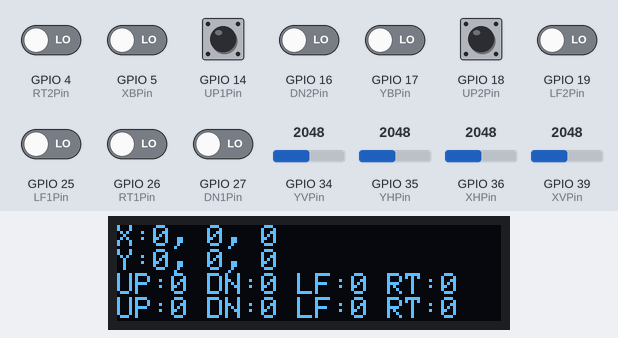
This sketch was run on a simulated ESP32. On the bench: 128×32 one-colour display. The inputs (shaded band) are chosen by the test bench; at power-on: GPIO 4 (RT2Pin), GPIO 5 (XBPin), GPIO 14 (UP1Pin), GPIO 16 (DN2Pin), GPIO 17 (YBPin), GPIO 18 (UP2Pin), GPIO 19 (LF2Pin), GPIO 25 (LF1Pin), GPIO 26 (RT1Pin), GPIO 27 (DN1Pin) LOW, GPIO 34 (YVPin) = 2048, GPIO 35 (YHPin) = 2048, GPIO 36 (XHPin) = 2048, GPIO 39 (XVPin) = 2048. WiFi joins after 1.5 s; servers stay silent unless stated; what the sketch prints to the serial monitor is not drawn.

Above: at 1.2 s.
1.3 s: GPIO 34 (YVPin) set to 2127
At 1.8 s:
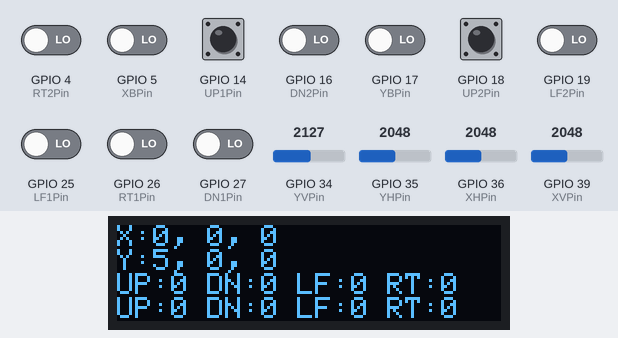
2.8 s: GPIO 35 (YHPin) set to 2866
At 4.0 s:
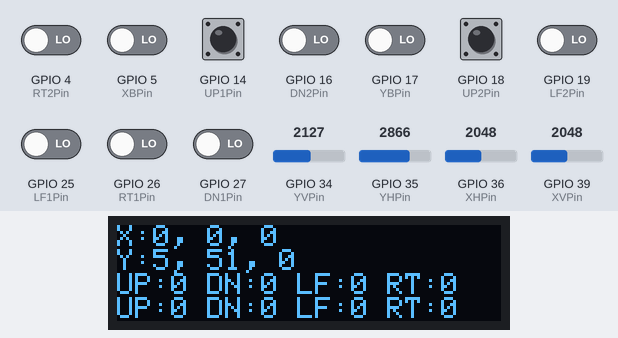
4.3 s: GPIO 36 (XHPin) set to 2866
At 5.2 s:
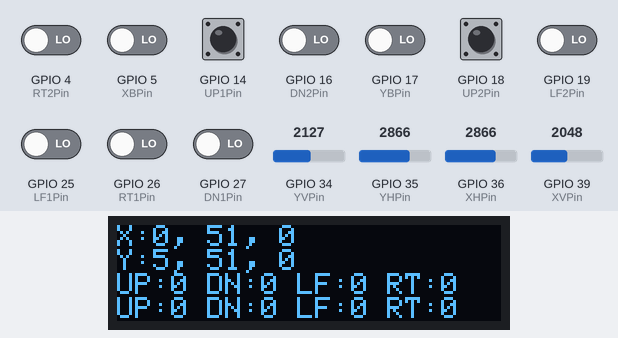
5.8 s: GPIO 39 (XVPin) set to 2866
At 6.3 s:
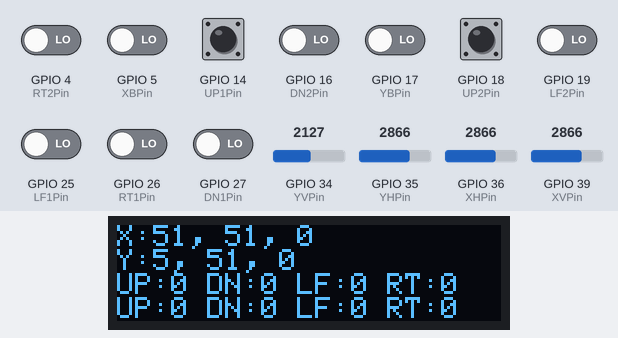
7.3 s: GPIO 4 (RT2Pin) driven HIGH
At 8.5 s:
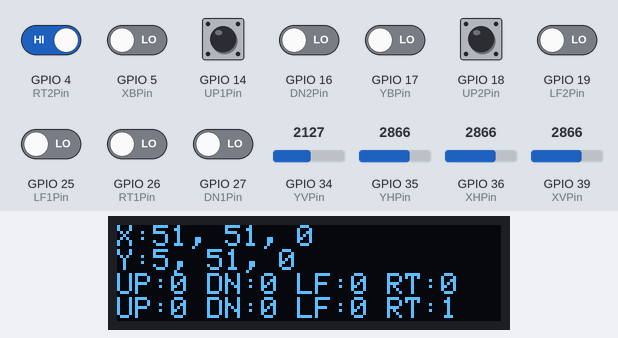
8.8 s: GPIO 5 (XBPin) driven HIGH
At 9.9 s:
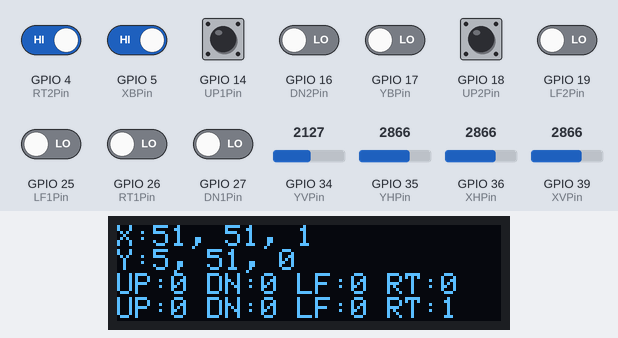
Timing chart, 0 to 11.3 s (numbered marks = the images above; inputs shaded):
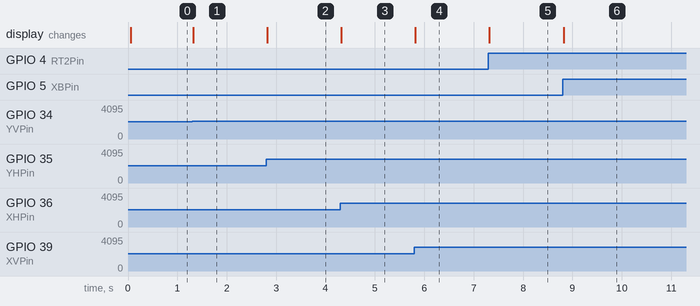

The sketch:

Controller32_OLED_UDP.ino
```cpp
#include <WiFi.h>
#include <WiFiUdp.h>

WiFiUDP Udp;
unsigned int localPort = 9999;

const char *ssid = "CounterStrike";
const char *password = "legoman21";

IPAddress ipServer(192, 168, 4, 1);
IPAddress ipClient(192, 168, 4, 10);
IPAddress Subnet(255, 255, 255, 0);

#include <SPI.h>
#include <Wire.h>
#include <Adafruit_GFX.h>
#include <Adafruit_SSD1306.h>

#define SCREEN_WIDTH 128 // OLED display width, in pixels
#define SCREEN_HEIGHT 32 // OLED display height, in pixels

#define OLED_RESET    -1 // Reset pin # (or -1 if sharing Arduino reset pin)
Adafruit_SSD1306 display(SCREEN_WIDTH, SCREEN_HEIGHT, &Wire, OLED_RESET);

#define YHPin 35
#define YVPin 34
#define YBPin 17

#define XHPin 36
#define XVPin 39
#define XBPin 5

#define UP1Pin 14
#define DN1Pin 27
#define LF1Pin 25
#define RT1Pin 26

#define UP2Pin 18
#define DN2Pin 16
#define LF2Pin 19
#define RT2Pin 4

void setup(){
  WiFi.begin(ssid, password);
  WiFi.mode(WIFI_STA); // ESP-32 as client
  WiFi.config(ipClient, ipServer, Subnet);
  Udp.begin(localPort);

  // SSD1306_SWITCHCAPVCC = generate display voltage from 3.3V internally
  if(!display.begin(SSD1306_SWITCHCAPVCC, 0x3C)) { // Address 0x3C for 128x32
    Serial.println(F("SSD1306 allocation failed"));
    for(;;); // Don't proceed, loop forever
  }
  //display.setRotation(2);
  display.clearDisplay();
  display.setTextSize(1);             // Normal 1:1 pixel scale
  display.setTextColor(SSD1306_WHITE);        // Draw white text
  display.setCursor(0,0);             // Start at top-left corner
  display.print(F("Booting...."));
  display.display();

  pinMode(XHPin, INPUT);
  pinMode(XVPin, INPUT);
  pinMode(XBPin, INPUT);

  pinMode(YHPin, INPUT);
  pinMode(YVPin, INPUT);
  pinMode(YBPin, INPUT);

  pinMode(UP1Pin, INPUT);
  pinMode(DN1Pin, INPUT);
  pinMode(LF1Pin, INPUT);
  pinMode(RT1Pin, INPUT);

  pinMode(UP2Pin, INPUT);
  pinMode(DN2Pin, INPUT);
  pinMode(LF2Pin, INPUT);
  pinMode(RT2Pin, INPUT);

  Serial.begin(115200);
  Serial.println("booting...");
}

void loop(){
  long UP1 = digitalRead(UP1Pin);
  long DN1 = digitalRead(DN1Pin);
  long LF1 = digitalRead(LF1Pin);
  long RT1 = digitalRead(RT1Pin);

  long UP2 = digitalRead(UP2Pin);
  long DN2 = digitalRead(DN2Pin);
  long LF2 = digitalRead(LF2Pin);
  long RT2 = digitalRead(RT2Pin);

  long XB = digitalRead(XBPin);
  long YB = digitalRead(YBPin);

  long YV = map(analogRead(YVPin), 0, 4095, -126, 127);
  long YH = map(analogRead(YHPin), 0, 4095, -126, 127);
  long XV = map(analogRead(XVPin), 0, 4095, -126, 127);
  long XH = map(analogRead(XHPin), 0, 4095, -126, 127);

  //SEND SERIAL DATA
  Serial.print(XV, DEC);
  Serial.print(", ");
  Serial.print(XH, DEC);
  Serial.print(", ");
  Serial.print(XB, DEC);
  Serial.print(", ");

  Serial.print(YV, DEC);
  Serial.print(", ");
  Serial.print(YH, DEC);
  Serial.print(", ");
  Serial.print(YB, DEC);

  Serial.print(", ");
  Serial.print(UP1, DEC);
  Serial.print(", ");
  Serial.print(DN1, DEC);
  Serial.print(", ");
  Serial.print(LF1, DEC);
  Serial.print(", ");
  Serial.print(RT1, DEC);

  Serial.print(", ");
  Serial.print(UP2, DEC);
  Serial.print(", ");
  Serial.print(DN2, DEC);
  Serial.print(", ");
  Serial.print(LF2, DEC);
  Serial.print(", ");
  Serial.print(RT2, DEC);

  //DISPLAY DATA
  display.clearDisplay();
  display.setCursor(0,0);

  display.print(F("X:"));
  display.print(XV, DEC);
  display.print(F(", "));
  display.print(XH, DEC);
  display.print(F(", "));
  display.println(XB, DEC);

  display.print(F("Y:"));
  display.print(YV, DEC);
  display.print(F(", "));
  display.print(YH, DEC);
  display.print(F(", "));
  display.println(YB, DEC);

  display.print(F("UP:"));
  display.print(UP1, DEC);
  display.print(F(" DN:"));
  display.print(DN1, DEC);
  display.print(F(" LF:"));
  display.print(LF1, DEC);
  display.print(F(" RT:"));
  display.println(RT1, DEC);

  display.print(F("UP:"));
  display.print(UP2, DEC);
  display.print(F(" DN:"));
  display.print(DN2, DEC);
  display.print(F(" LF:"));
  display.print(LF2, DEC);
  display.print(F(" RT:"));
  display.print(RT2, DEC);

  display.display();

  //UDP SEND DATA
  Udp.beginPacket(ipServer,localPort);   //Initiate transmission of data
  char Buf[100];   // buffer to hold the string to append
  //sprintf(Buf, "%lu,%lu,%lu,%lu,%lu,%lu,%lu,%lu,%lu,%lu\r\n", XH, XV, XB, YH, YV, YB, UP, DN, LF, RT);
  sprintf(Buf, "%i,%i,%i,%i,%i,%i\n", XV, XH, XB, YV, YH, YB);
  Udp.printf(Buf);
  Udp.endPacket();  // Close communication

  delay(20);

  Serial.println();
}
```

Measured:
- the behaviour switches between 2055 and 2056 on GPIO 34 (YVPin) (found by bisection; images 0 and 1)
- after the input at 1.3 s, the display: changes at once (image 1)
- after the input at 2.8 s, the display: changes at once (image 2)
- after the input at 4.3 s, the display: changes at once (image 3)
- after the input at 5.8 s, the display: changes at once (image 4)
- after the input at 7.3 s, the display: changes at once (image 5)
- after the input at 8.8 s, the display: changes at once (image 6)
